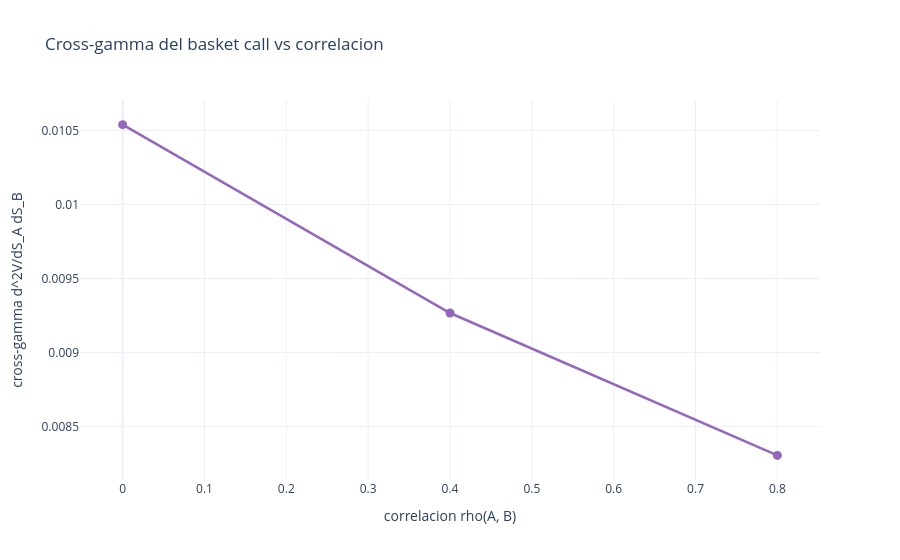

The notebook cell saved with this chart:
### Code cell
# Cross-gamma real entre A y B (d^2V/dS_A dS_B) del basket call, para los mismos niveles de
# correlacion CORRELATIONS ya usados en la seccion 2.
#
# Signo: para una call sobre la SUMA, d^2V/dS_A dS_B > 0 -- un movimiento CONJUNTO al alza de A y
# B empuja la suma mas hacia el interior de la region in-the-money mas que cualquiera de los dos
# activos por separado (misma intuicion de "co-movimiento" que ya justifico que el PRECIO suba
# con la correlacion en la seccion 2).
#
# Magnitud vs correlacion: aqui la intuicion NO es "sube igual que el precio" -- correlacion mas
# alta sube la VOLATILIDAD EFECTIVA de la suma S_A+S_B (Var(A+B) = var_A + var_B + 2*rho*cov), y
# tanto la gamma como la cross-gamma de una opcion se comportan como la gamma de Black-Scholes
# frente a la volatilidad: a mas volatilidad, el "kink" del payoff en el strike se reparte sobre
# una region mas ancha de resultados posibles, así que la curvatura CONCENTRADA en un punto BAJA
# -- exactamente lo opuesto de lo que le pasa al precio (que es monotono en varianza, sin kink).
# Verificado empiricamente abajo: cross-gamma positiva en los tres niveles de rho, pero
# decreciente -- ver PLAN_IMPROVE_NOTEBOOK2.md Fase 4 para esta misma nota.
cross_gamma_values = []
for rho in CORRELATIONS:
    model_rho = basket_model(rho)
    spec = greeks.cross_gamma("PayoffPriceQ", "spot_0", "spot_1")
    result = eng.price(product_basket, model_rho, market, [spec]).Greek
    cross_gamma_values.append(result.scalar)

plot_correlation_curves(
    [("cross-gamma", cross_gamma_values, COLOR_CROSS_GAMMA)],
    "Cross-gamma del basket call vs correlacion",
    yaxis_title="cross-gamma d^2V/dS_A dS_B",
)

for rho, cg in zip(CORRELATIONS, cross_gamma_values):
    print(f"rho={rho:+.2f}  cross-gamma = {cg:.6f}")

assert all(cg > 0.0 for cg in cross_gamma_values), "la cross-gamma de un basket call debe ser positiva (co-movimiento amplifica el payoff)"
assert cross_gamma_values == sorted(cross_gamma_values, reverse=True), (
    "la cross-gamma deberia BAJAR con la correlacion -- mas rho => mas volatilidad efectiva de la "
    "suma => el kink del payoff se reparte sobre una region mas ancha (misma logica que la gamma "
    "de Black-Scholes decreciendo con la volatilidad)"
)
print(
    "\nConfirmado: la cross-gamma es POSITIVA en los tres niveles de rho (co-movimiento amplifica "
    "el payoff de la call sobre la suma) pero BAJA con la correlacion -- signo contrario al del "
    "PRECIO (seccion 2), que sube monotono con rho. No es una contradiccion: el precio es "
    "monotono en varianza (sin kink), mientras que la cross-gamma mide la curvatura CONCENTRADA "
    "cerca del strike, que se diluye cuanta mas volatilidad efectiva tiene la suma -- exactamente "
    "la misma logica que la gamma de Black-Scholes de una vainilla, que decrece con la volatilidad."
)

### Figure 1 — Plotly figure (JSON) as saved in the notebook; plotly's stock layout.template omitted (floating-point values rounded to 4 significant figures)
{"data": [{"hovertemplate": "rho=%{x:+.2f}<br>cross-gamma=%{y:.4f}<extra></extra>", "line": {"color": "#9467bd", "width": 2.5}, "marker": {"size": 9}, "mode": "lines+markers", "name": "cross-gamma", "type": "scatter", "x": [0.0, 0.4, 0.8], "y": [0.01054, 0.009267, 0.008306]}], "layout": {"hovermode": "x unified", "legend": {"orientation": "h", "x": 0, "xanchor": "left", "y": 1.02, "yanchor": "bottom"}, "title": {"text": "Cross-gamma del basket call vs correlacion"}, "xaxis": {"title": {"text": "correlacion rho(A, B)"}}, "yaxis": {"title": {"text": "cross-gamma d^2V/dS_A dS_B"}}}}
